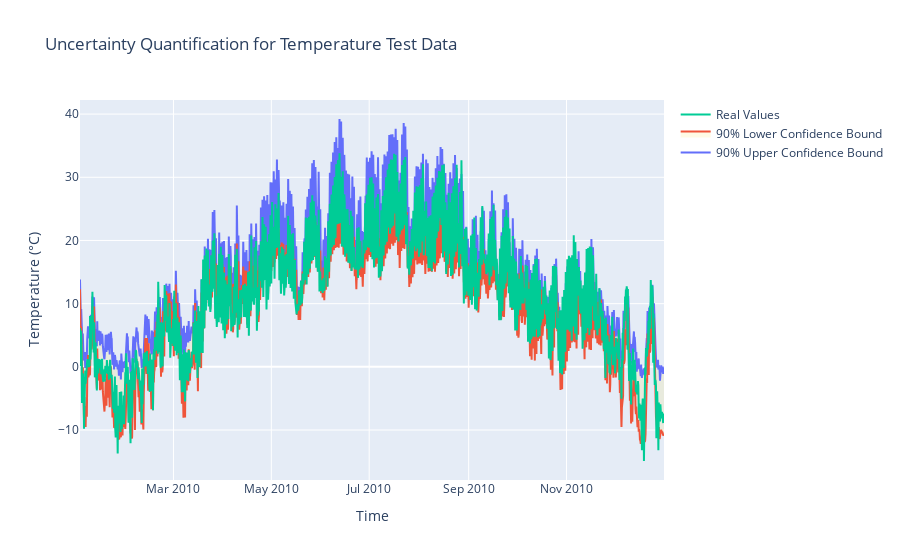

The notebook cell this image was saved under:
### Code cell
upper_trace = go.Scatter(
    x=test_uncertainty_plot_df['date'],
    y=test_uncertainty_plot_df['upper_bound'],
    mode='lines',
    fill=None,
    name='90% Upper Confidence Bound'
    )
lower_trace = go.Scatter(
    x=test_uncertainty_plot_df['date'],
    y=test_uncertainty_plot_df['lower_bound'],
    mode='lines',
    fill='tonexty',
    fillcolor='rgba(255, 211, 0, 0.1)',
    name='90% Lower Confidence Bound'
    )
real_trace = go.Scatter(
    x=truth_uncertainty_plot_df['date'],
    y=truth_uncertainty_plot_df['truth'],
    mode='lines',
    fill=None,
    name='Real Values'
    )

data = [upper_trace, lower_trace, real_trace]

fig = go.Figure(data=data)
fig.update_layout(title='Uncertainty Quantification for Temperature Test Data',
                   xaxis_title='Time',
                   yaxis_title='Temperature (°C)')

fig.show()

### Figure 1 — Plotly figure (JSON) as saved in the notebook; plotly's stock layout.template omitted (floating-point values rounded to 4 significant figures; data arrays with more than 128 entries replaced by an {"elided": "..."} marker saying what was removed)
{"data": [{"mode": "lines", "name": "90% Upper Confidence Bound", "type": "scatter", "x": {"elided": "1457 str values"}, "y": {"elided": "1457 float values"}}, {"fill": "tonexty", "fillcolor": "rgba(255, 211, 0, 0.1)", "mode": "lines", "name": "90% Lower Confidence Bound", "type": "scatter", "x": {"elided": "1457 str values"}, "y": {"elided": "1457 float values"}}, {"mode": "lines", "name": "Real Values", "type": "scatter", "x": {"elided": "1457 str values"}, "y": {"elided": "1457 float values"}}], "layout": {"title": {"text": "Uncertainty Quantification for Temperature Test Data"}, "xaxis": {"title": {"text": "Time"}}, "yaxis": {"title": {"text": "Temperature (°C)"}}}}
